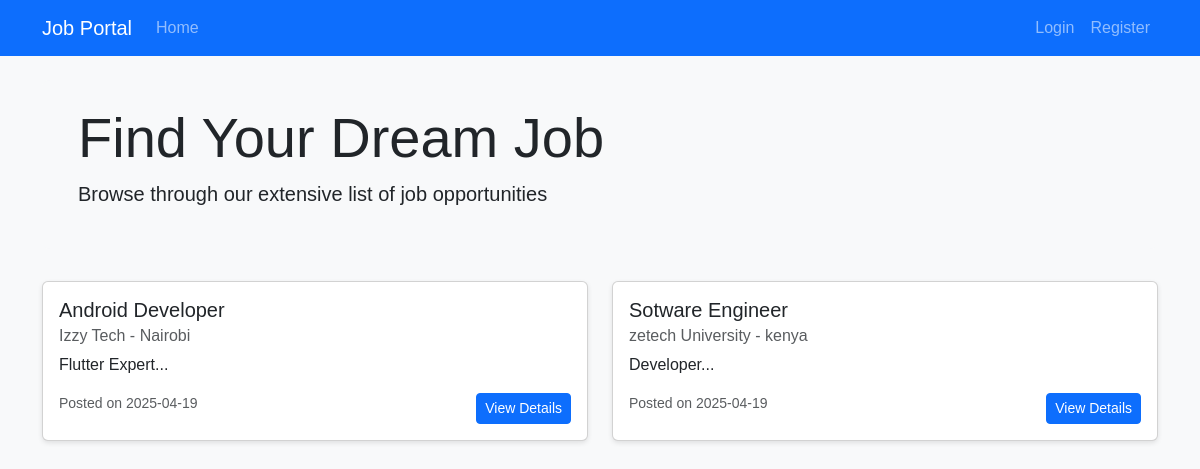
Before: / with the older database file.
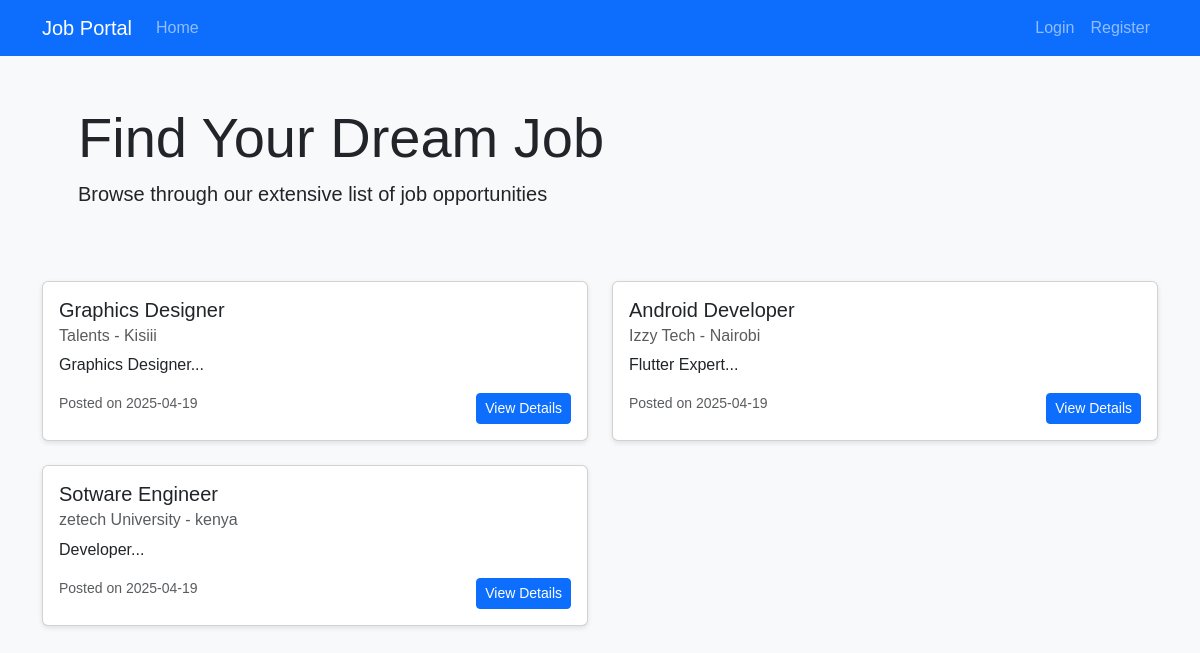
After: the same page with the newer database file.
### models.py (models this page shows)
class Job(db.Model):
    id = db.Column(db.Integer, primary_key=True)
    title = db.Column(db.String(100))
    description = db.Column(db.Text)
    company = db.Column(db.String(100))
    location = db.Column(db.String(100))
    salary = db.Column(db.String(50))
    requirements = db.Column(db.Text)
    date_posted = db.Column(db.DateTime, default=datetime.utcnow)
    user_id = db.Column(db.Integer, db.ForeignKey('user.id'))
    applications = db.relationship('Application', backref='job', lazy='dynamic')

### app.py (the view)
@app.route('/')
def index():
    jobs = Job.query.order_by(Job.date_posted.desc()).all()
    return render_template('index.html', jobs=jobs)

### templates/index.html
{% extends "base.html" %}
{% block content %}
<div class="jumbotron p-4 bg-light rounded-3">
    <div class="container">
        <h1 class="display-4">Find Your Dream Job</h1>
        <p class="lead">Browse through our extensive list of job opportunities</p>
    </div>
</div>
<div class="row mt-4">
    {% for job in jobs %}
    <div class="col-md-6 mb-4">
        <div class="card">
            <div class="card-body">
                <h5 class="card-title">{{ job.title }}</h5>
                <h6 class="card-subtitle mb-2 text-muted">{{ job.company }} - {{ job.location }}</h6>
                <p class="card-text">{{ job.description[:150] }}...</p>
                <div class="d-flex justify-content-between">
                    <small class="text-muted">Posted on {{ job.date_posted.strftime('%Y-%m-%d') }}</small>
                    <a href="{{ url_for('view_job', job_id=job.id) }}" class="btn btn-primary btn-sm">View Details</a>
                </div>
            </div>
        </div>
    </div>
    {% endfor %}
</div>
{% endblock %}

### templates/base.html (shortened to what this page needs)
<!DOCTYPE html>
<html lang="en">
<head>
    <link rel="stylesheet" href="https://cdnjs.cloudflare.com/ajax/libs/bootstrap/5.3.0/css/bootstrap.min.css">
    <link rel="stylesheet" href="{{ url_for('static', filename='css/style.css') }}">
</head>
<body>
    <nav class="navbar navbar-expand-lg navbar-dark bg-primary">
        <div class="container">
            <a class="navbar-brand" href="{{ url_for('index') }}">Job Portal</a>
            <div class="collapse navbar-collapse" id="navbarNav">
                <ul class="navbar-nav me-auto">
                    <li class="nav-item">
                        <a class="nav-link" href="{{ url_for('index') }}">Home</a>
                    </li>
                </ul>
                <ul class="navbar-nav">
                    {% if current_user.is_anonymous %}
                    <li class="nav-item">
                        <a class="nav-link" href="{{ url_for('login') }}">Login</a>
                    </li>
                    <li class="nav-item">
                        <a class="nav-link" href="{{ url_for('register') }}">Register</a>
                    </li>
                    {% endif %}
                </ul>
            </div>
        </div>
    </nav>
    <div class="container mt-4">
        {% block content %}{% endblock %}
    </div>
</body>
</html>

### static/css/style.css (style rules this page uses)
body { font-family: 'Arial', sans-serif; background-color: #f8f9fa; }
.navbar { margin-bottom: 20px; }
.jumbotron { background-color: #e9ecef; padding: 2rem; margin-bottom: 2rem; border-radius: 0.3rem; }
.card { box-shadow: 0 2px 5px rgba(0, 0, 0, 0.1); transition: all 0.3s ease; }
.btn-primary { background-color: #0d6efd; border-color: #0d6efd; }

Changed rows visible on the page:
added Job: title "Graphics Designer", company "Talents", location "Kisiii", description "Graphics Designer", date_posted "2025-04-19"
